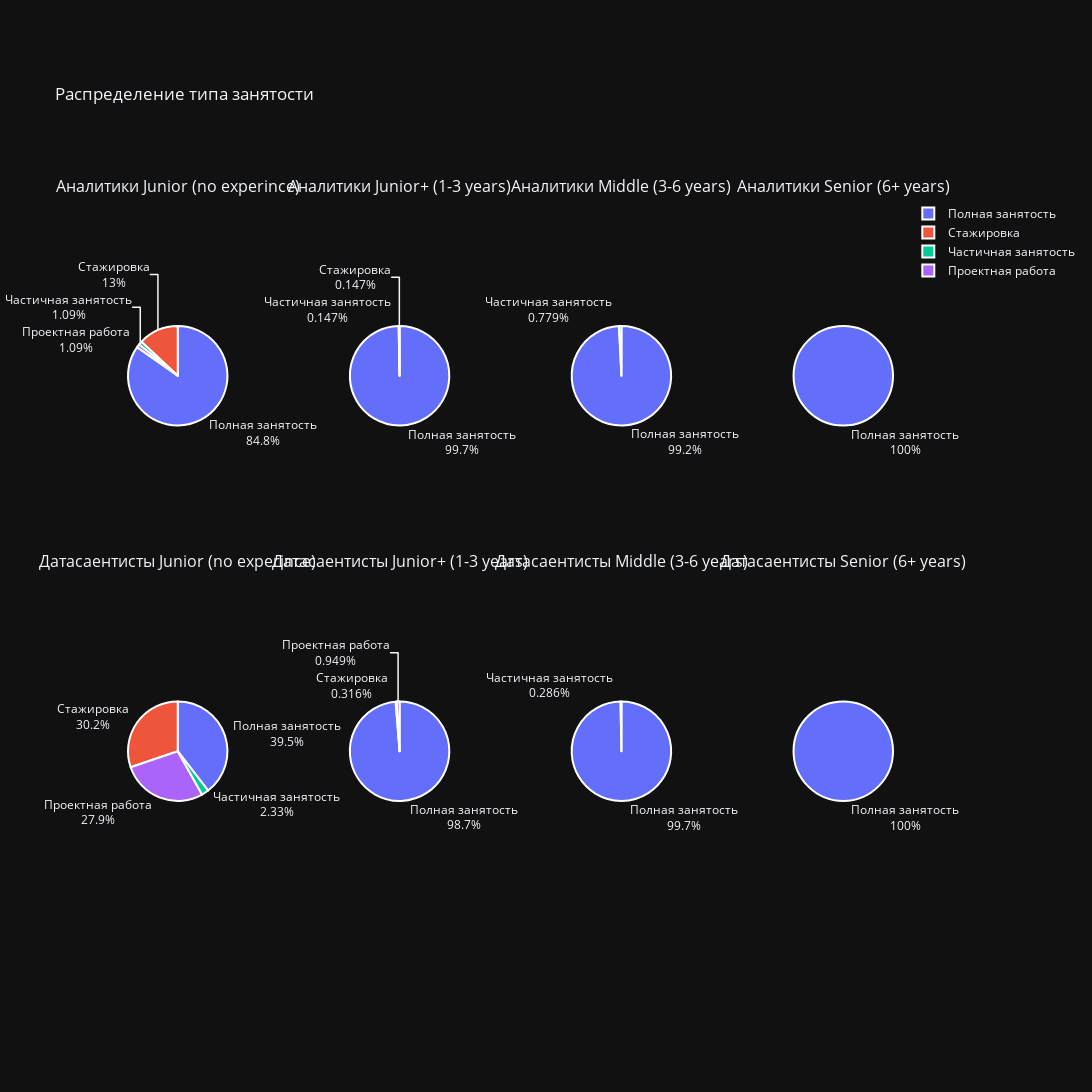

The cell this chart's notebook holds for it:
### Markdown cell above
Рассмотрим распределение типов занятости

### Code cell
plot_share('employment', 'Распределение типа занятости')

### Figure 1 — Plotly figure (JSON) as saved in the notebook; plotly's stock layout.template omitted (floating-point values rounded to 4 significant figures)
{"data": [{"domain": {"x": [0, 0.13], "y": [0.515, 1]}, "hoverinfo": "label+value", "labels": ["Полная занятость", "Стажировка", "Частичная занятость", "Проектная работа"], "marker": {"line": {"color": "#FFFFFF", "width": 2}}, "textfont": {"size": 12}, "textinfo": "percent+label", "textposition": "outside", "type": "pie", "values": [78, 12, 1, 1]}, {"domain": {"x": [0, 0.13], "y": [0, 0.485]}, "hoverinfo": "label+value", "labels": ["Полная занятость", "Стажировка", "Проектная работа", "Частичная занятость"], "marker": {"line": {"color": "#FFFFFF", "width": 2}}, "textfont": {"size": 12}, "textinfo": "percent+label", "textposition": "outside", "type": "pie", "values": [17, 13, 12, 1]}, {"domain": {"x": [0.29, 0.42], "y": [0.515, 1]}, "hoverinfo": "label+value", "labels": ["Полная занятость", "Стажировка", "Частичная занятость"], "marker": {"line": {"color": "#FFFFFF", "width": 2}}, "textfont": {"size": 12}, "textinfo": "percent+label", "textposition": "outside", "type": "pie", "values": [680, 1, 1]}, {"domain": {"x": [0.29, 0.42], "y": [0, 0.485]}, "hoverinfo": "label+value", "labels": ["Полная занятость", "Проектная работа", "Стажировка"], "marker": {"line": {"color": "#FFFFFF", "width": 2}}, "textfont": {"size": 12}, "textinfo": "percent+label", "textposition": "outside", "type": "pie", "values": [312, 3, 1]}, {"domain": {"x": [0.58, 0.71], "y": [0.515, 1]}, "hoverinfo": "label+value", "labels": ["Полная занятость", "Частичная занятость"], "marker": {"line": {"color": "#FFFFFF", "width": 2}}, "textfont": {"size": 12}, "textinfo": "percent+label", "textposition": "outside", "type": "pie", "values": [382, 3]}, {"domain": {"x": [0.58, 0.71], "y": [0, 0.485]}, "hoverinfo": "label+value", "labels": ["Полная занятость", "Частичная занятость"], "marker": {"line": {"color": "#FFFFFF", "width": 2}}, "textfont": {"size": 12}, "textinfo": "percent+label", "textposition": "outside", "type": "pie", "values": [349, 1]}, {"domain": {"x": [0.87, 1], "y": [0.515, 1]}, "hoverinfo": "label+value", "labels": ["Полная занятость"], "marker": {"line": {"color": "#FFFFFF", "width": 2}}, "textfont": {"size": 12}, "textinfo": "percent+label", "textposition": "outside", "type": "pie", "values": [12]}, {"domain": {"x": [0.87, 1], "y": [0, 0.485]}, "hoverinfo": "label+value", "labels": ["Полная занятость"], "marker": {"line": {"color": "#FFFFFF", "width": 2}}, "textfont": {"size": 12}, "textinfo": "percent+label", "textposition": "outside", "type": "pie", "values": [26]}], "layout": {"annotations": [{"font": {"size": 16}, "showarrow": false, "text": "Аналитики Junior (no experince)", "x": 0.065, "xanchor": "center", "xref": "paper", "y": 1, "yanchor": "bottom", "yref": "paper"}, {"font": {"size": 16}, "showarrow": false, "text": "Аналитики Junior+ (1-3 years)", "x": 0.355, "xanchor": "center", "xref": "paper", "y": 1, "yanchor": "bottom", "yref": "paper"}, {"font": {"size": 16}, "showarrow": false, "text": "Аналитики Middle (3-6 years)", "x": 0.645, "xanchor": "center", "xref": "paper", "y": 1, "yanchor": "bottom", "yref": "paper"}, {"font": {"size": 16}, "showarrow": false, "text": "Аналитики Senior (6+ years)", "x": 0.935, "xanchor": "center", "xref": "paper", "y": 1, "yanchor": "bottom", "yref": "paper"}, {"font": {"size": 16}, "showarrow": false, "text": "Датасаентисты Junior (no experince)", "x": 0.065, "xanchor": "center", "xref": "paper", "y": 0.485, "yanchor": "bottom", "yref": "paper"}, {"font": {"size": 16}, "showarrow": false, "text": "Датасаентисты Junior+ (1-3 years)", "x": 0.355, "xanchor": "center", "xref": "paper", "y": 0.485, "yanchor": "bottom", "yref": "paper"}, {"font": {"size": 16}, "showarrow": false, "text": "Датасаентисты Middle (3-6 years)", "x": 0.645, "xanchor": "center", "xref": "paper", "y": 0.485, "yanchor": "bottom", "yref": "paper"}, {"font": {"size": 16}, "showarrow": false, "text": "Датасаентисты Senior (6+ years)", "x": 0.935, "xanchor": "center", "xref": "paper", "y": 0.485, "yanchor": "bottom", "yref": "paper"}], "height": 1100, "showlegend": true, "title": {"text": "Распределение типа занятости"}, "width": 1600}}
